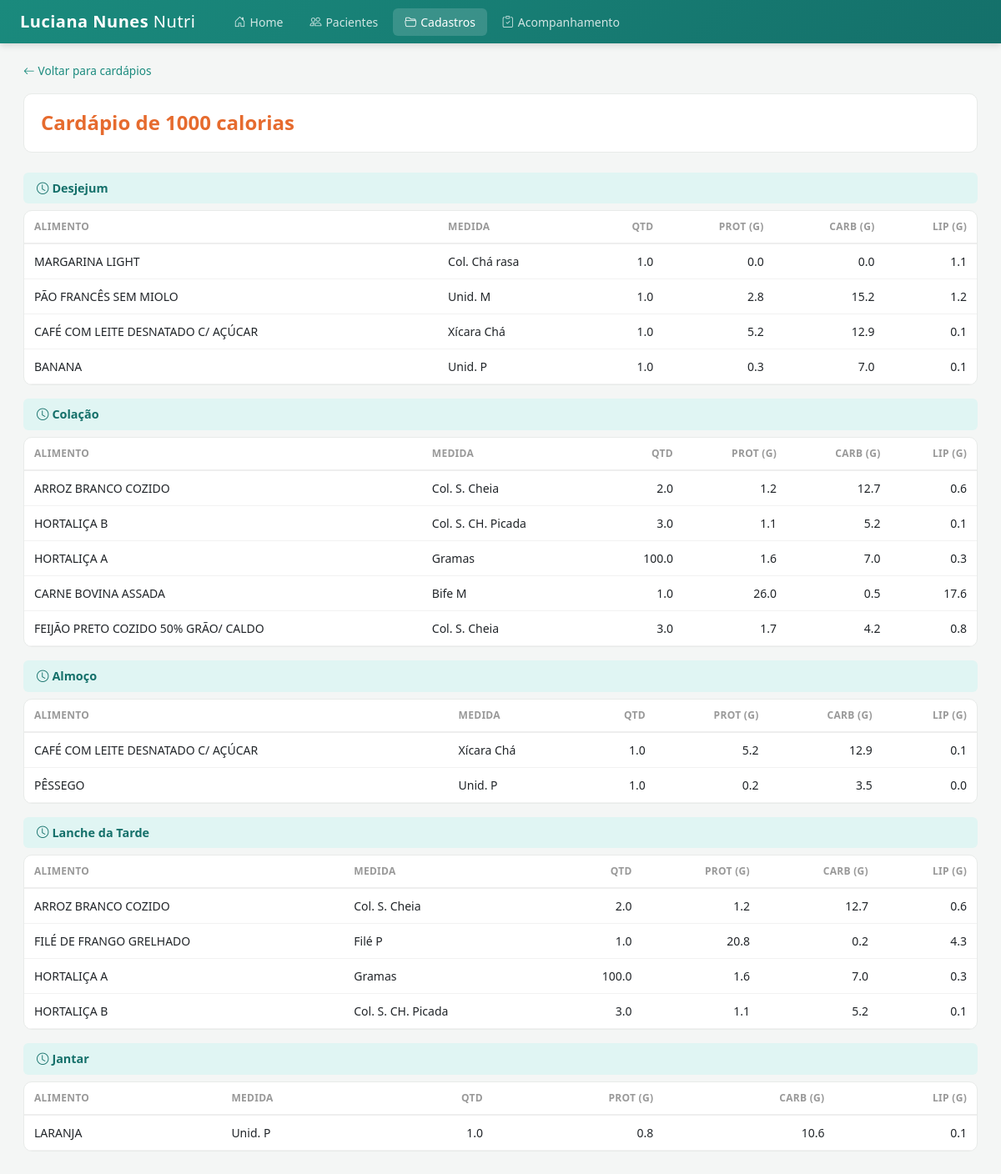
The app's page /cadastros/cardapio/2 with its own data.
### tables this page shows
CREATE TABLE "cardapio" ("CD_CARDAPIO" INTEGER, "FL_CONTROLE" INTEGER, "DS_CARDAPIO" TEXT);

CREATE TABLE "itens_cardapio" ("CD_CARDAPIO" INTEGER, "TP_REFEICAO" INTEGER, "DT_HORA" TEXT, "CD_ALIMENTO" INTEGER, "CD_MEDIDA" INTEGER, "QT_ITEM" INTEGER, "VL_PTN" REAL, "VL_CH" REAL, "VL_LIP" REAL, "DT_ALTERACAO" TEXT);

CREATE TABLE "alimento" ("cd_alimento" INTEGER, "Fl_Tend_Consumo" INTEGER, "Fl_Controle" INTEGER, "Nm_Alimento" TEXT, "Vl_G_poli" TEXT, "Vl_g_mon" TEXT, "Vl_G_Sat" TEXT, "Vl_Colest" TEXT, "Vl_B1" TEXT, "Vl_B2" TEXT, "Vl_B6" TEXT, "Vl_B12" TEXT, "Vl_Nia" TEXT, "Vl_Folic" TEXT, "Vl_Pant" TEXT, "Vl_Iodo" TEXT, "Vl_mg" TEXT, "Vl_zinco" TEXT, "Vl_Mn" TEXT, "Vl_Cobre" TEXT, "Vl_Selen" TEXT, "Vl_Carb" TEXT, "Vl_G_Tot" TEXT, "Vl_Prot" TEXT, "Vl_Fibra" TEXT, "Vl_Vit_A" TEXT, "Vl_Vit_C" TEXT, "Vl_Vit_D" TEXT, "Vl_Vit_E" TEXT, "Vl_Na" TEXT, "Vl_Ca" TEXT, "Vl_K" TEXT, "Vl_P" TEXT, "Vl_Fe" TEXT, "Ds_Fonte" TEXT, "Vl_Arginina" TEXT, "Vl_Histidina" TEXT, "Vl_Isoleucina" TEXT, "Vl_Leucina" TEXT, "Vl_Lisina" TEXT, "Vl_Metionina" TEXT, "Vl_Fenilalanina" TEXT, "Vl_Treonina" TEXT, "Vl_Triptofano" TEXT, "Vl_Tirosina" TEXT, "Vl_Valina" TEXT, "Vl_Ac_Palmitico" TEXT, "Vl_Ac_Estearico" TEXT, "Vl_Ac_Oleico" TEXT, "Vl_Ac_Linoleico" TEXT, "Vl_Ac_Linolenico" TEXT);

CREATE TABLE "medida" ("Cd_Medida" INTEGER, "Dt_Alteracao" TEXT, "Fl_Controle" INTEGER, "Ds_Medida" TEXT, "Nm_Usuario" TEXT);

### app.py (the view)
@app.route("/cadastros/cardapio/<int:cd_cardapio>")
def cadastros_cardapio_detalhe(cd_cardapio):
    db = get_db()
    card = db.execute("SELECT * FROM cardapio WHERE CD_CARDAPIO = ?", (cd_cardapio,)).fetchone()
    if not card:
        return "Cardápio não encontrado", 404
    itens = db.execute("""
        SELECT ic.TP_REFEICAO, ic.DT_HORA, ic.QT_ITEM,
               ic.VL_PTN, ic.VL_CH, ic.VL_LIP,
               a.Nm_Alimento, m.Ds_Medida
        FROM itens_cardapio ic
        JOIN alimento a ON ic.CD_ALIMENTO = a.cd_alimento
        LEFT JOIN medida m ON ic.CD_MEDIDA = m.Cd_Medida
        WHERE ic.CD_CARDAPIO = ?
        ORDER BY ic.TP_REFEICAO, ic.DT_HORA
    """, (cd_cardapio,)).fetchall()
    refeicoes = {}
    for item in itens:
        tp = str(item["TP_REFEICAO"]) if item["TP_REFEICAO"] else "0"
        nome = NOMES_REFEICAO.get(tp, f"Refeição {tp}")
        if nome not in refeicoes:
            refeicoes[nome] = []
        refeicoes[nome].append(item)
    return render_template("cadastros_cardapio_detalhe.html", card=card, refeicoes=refeicoes)

### app.py (called while the page is built)
@app.template_filter("num")
def num_filter(value, decimals=1):
    if value is None or value == "":
        return "—"
    try:
        if isinstance(val := value, str):
            val = val.replace(",", ".")
        return f"{float(val):.{decimals}f}"
    except (ValueError, TypeError):
        return "—"

def get_db():
    if "db" not in g:
        g.db = sqlite3.connect(DB_PATH)
        g.db.row_factory = sqlite3.Row
        g.db.execute("PRAGMA journal_mode=WAL")
        g.db.execute("PRAGMA cache_size=-8000")
    return g.db

### templates/cadastros_cardapio_detalhe.html (shortened to what this page needs)
{% extends "base.html" %}
{% block content %}
<a href="/cadastros/cardapios" style="color:var(--ava-teal);text-decoration:none;font-size:.85rem"><i class="bi bi-arrow-left me-1"></i>Voltar para cardápios</a>
<div class="ava-card mt-3 mb-4">
    <div class="ava-card-body">
        <h4 style="color:var(--ava-orange);font-weight:700;margin-bottom:0">{{ card.DS_CARDAPIO }}</h4>
    </div>
</div>
{% for nome_refeicao, itens in refeicoes.items() %}
<div class="meal-header"><i class="bi bi-clock me-1"></i>{{ nome_refeicao }}</div>
<div class="ava-card mb-3">
    <div class="ava-card-body" style="padding:0">
        <table class="ava-table">
            <thead>
                <tr>
                    <th>Alimento</th>
                    <th>Medida</th>
                    <th class="text-end">Qtd</th>
                    <th class="text-end">Prot (g)</th>
                    <th class="text-end">Carb (g)</th>
                    <th class="text-end">Lip (g)</th>
                </tr>
            </thead>
            <tbody>
                {% for i in itens %}
                <tr>
                    <td>{{ i.Nm_Alimento }}</td>
                    <td>{{ i.Ds_Medida if i.Ds_Medida else '—' }}</td>
                    <td class="text-end">{{ i.QT_ITEM|num }}</td>
                    <td class="text-end">{{ i.VL_PTN|num }}</td>
                    <td class="text-end">{{ i.VL_CH|num }}</td>
                    <td class="text-end">{{ i.VL_LIP|num }}</td>
                </tr>
                {% endfor %}
            </tbody>
        </table>
    </div>
</div>
{% endfor %}
{% endblock %}

### templates/base.html (style rules this page uses)
:root { --ava-teal: #1a8a7d; --ava-teal-dark: #14706a; --ava-teal-light: #e0f5f3; --ava-orange: #e66b2e; --ava-orange-light: #fff4ee; --ava-green: #28a745; --ava-pink: #e91e8c; --ava-bg: #f4f6f5; --ava-sidebar-w: 220px; }
* { font-family: 'Segoe UI', system-ui, -apple-system, sans-serif; }
body { background: var(--ava-bg); margin: 0; }
.ava-card { background: #fff; border: 1px solid #e8ebe9; border-radius: 10px; overflow: hidden; }
.ava-card-body { padding: 20px; }
.ava-table { width: 100%; border-collapse: collapse; }
.ava-table th { font-size: .75rem; text-transform: uppercase; color: #999; font-weight: 600; letter-spacing: .3px; padding: 10px 12px; border-bottom: 2px solid #eee; white-space: nowrap; }
.ava-table td { padding: 10px 12px; border-bottom: 1px solid #f2f2f2; font-size: .875rem; }
.meal-header { background: var(--ava-teal-light); color: var(--ava-teal-dark); padding: 8px 16px; border-radius: 6px; font-weight: 700; font-size: .9rem; margin: 16px 0 8px; }

### records on screen
cardapio: DS_CARDAPIO "Cardápio de 1000 calorias"
itens_cardapio: Nm_Alimento "MARGARINA LIGHT", Ds_Medida "Col. Chá rasa", QT_ITEM|num "1.0", VL_PTN|num "0.0", VL_CH|num "0.0", VL_LIP|num "1.1"
itens_cardapio: Nm_Alimento "PÃO FRANCÊS SEM MIOLO", Ds_Medida "Unid. M", QT_ITEM|num "1.0", VL_PTN|num "2.8", VL_CH|num "15.2", VL_LIP|num "1.2"
itens_cardapio: Nm_Alimento "CAFÉ COM LEITE DESNATADO C/ AÇÚCAR", Ds_Medida "Xícara Chá", QT_ITEM|num "1.0", VL_PTN|num "5.2", VL_CH|num "12.9", VL_LIP|num "0.1"
itens_cardapio: Nm_Alimento "BANANA", Ds_Medida "Unid. P", QT_ITEM|num "1.0", VL_PTN|num "0.3", VL_CH|num "7.0", VL_LIP|num "0.1"
itens_cardapio: Nm_Alimento "ARROZ BRANCO COZIDO", Ds_Medida "Col. S. Cheia", QT_ITEM|num "2.0", VL_PTN|num "1.2", VL_CH|num "12.7", VL_LIP|num "0.6"
itens_cardapio: Nm_Alimento "HORTALIÇA B", Ds_Medida "Col. S. CH. Picada", QT_ITEM|num "3.0", VL_PTN|num "1.1", VL_CH|num "5.2", VL_LIP|num "0.1"
itens_cardapio: Nm_Alimento "HORTALIÇA A", Ds_Medida "Gramas", QT_ITEM|num "100.0", VL_PTN|num "1.6", VL_CH|num "7.0", VL_LIP|num "0.3"
itens_cardapio: Nm_Alimento "CARNE BOVINA ASSADA", Ds_Medida "Bife M", QT_ITEM|num "1.0", VL_PTN|num "26.0", VL_CH|num "0.5", VL_LIP|num "17.6"
itens_cardapio: Nm_Alimento "FEIJÃO PRETO COZIDO 50% GRÃO/ CALDO", Ds_Medida "Col. S. Cheia", QT_ITEM|num "3.0", VL_PTN|num "1.7", VL_CH|num "4.2", VL_LIP|num "0.8"
itens_cardapio: Nm_Alimento "CAFÉ COM LEITE DESNATADO C/ AÇÚCAR", Ds_Medida "Xícara Chá", QT_ITEM|num "1.0", VL_PTN|num "5.2", VL_CH|num "12.9", VL_LIP|num "0.1"
itens_cardapio: Nm_Alimento "PÊSSEGO", Ds_Medida "Unid. P", QT_ITEM|num "1.0", VL_PTN|num "0.2", VL_CH|num "3.5", VL_LIP|num "0.0"
itens_cardapio: Nm_Alimento "ARROZ BRANCO COZIDO", Ds_Medida "Col. S. Cheia", QT_ITEM|num "2.0", VL_PTN|num "1.2", VL_CH|num "12.7", VL_LIP|num "0.6"
itens_cardapio: Nm_Alimento "FILÉ DE FRANGO GRELHADO", Ds_Medida "Filé P", QT_ITEM|num "1.0", VL_PTN|num "20.8", VL_CH|num "0.2", VL_LIP|num "4.3"
itens_cardapio: Nm_Alimento "HORTALIÇA A", Ds_Medida "Gramas", QT_ITEM|num "100.0", VL_PTN|num "1.6", VL_CH|num "7.0", VL_LIP|num "0.3"
itens_cardapio: Nm_Alimento "HORTALIÇA B", Ds_Medida "Col. S. CH. Picada", QT_ITEM|num "3.0", VL_PTN|num "1.1", VL_CH|num "5.2", VL_LIP|num "0.1"
itens_cardapio: Nm_Alimento "LARANJA", Ds_Medida "Unid. P", QT_ITEM|num "1.0", VL_PTN|num "0.8", VL_CH|num "10.6", VL_LIP|num "0.1"

### other values on screen
{{ nome_refeicao }} "Desjejum" "Colação" "Almoço" "Lanche da Tarde" "Jantar"
